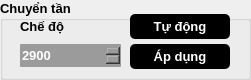
        <widget class="QGroupBox" name="groupBox_6">
         <property name="geometry">
          <rect>
           <x>0</x>
           <y>175</y>
           <width>251</width>
           <height>80</height>
          </rect>
         </property>
         <property name="minimumSize">
          <size>
           <width>0</width>
           <height>80</height>
          </size>
         </property>
         <property name="maximumSize">
          <size>
           <width>16777215</width>
           <height>80</height>
          </size>
         </property>
         <property name="font">
          <font>
           <pointsize>10</pointsize>
           <bold>true</bold>
          </font>
         </property>
         <property name="title">
          <string>Chuyển tần</string>
         </property>
         <widget class="QPushButton" name="pushButton_19">
          <property name="geometry">
           <rect>
            <x>130</x>
            <y>44</y>
            <width>100</width>
            <height>25</height>
           </rect>
          </property>
          <property name="minimumSize">
           <size>
            <width>100</width>
            <height>0</height>
           </size>
          </property>
          <property name="maximumSize">
           <size>
            <width>110</width>
            <height>25</height>
           </size>
          </property>
          <property name="font">
           <font>
            <family>MS Shell Dlg 2</family>
            <pointsize>10</pointsize>
            <bold>true</bold>
           </font>
          </property>
          <property name="autoFillBackground">
           <bool>false</bool>
          </property>
          <property name="styleSheet">
           <string notr="true">color: rgb(255, 255, 255);
background-color: rgba(0, 0, 0);
border: none;
border-radius: 5px;</string>
          </property>
          <property name="text">
           <string>Áp dụng</string>
          </property>
          <property name="flat">
           <bool>false</bool>
          </property>
         </widget>
         <widget class="QPushButton" name="pushButton_18">
          <property name="geometry">
           <rect>
            <x>130</x>
            <y>14</y>
            <width>100</width>
            <height>25</height>
           </rect>
          </property>
          <property name="minimumSize">
           <size>
            <width>100</width>
            <height>0</height>
           </size>
          </property>
          <property name="maximumSize">
           <size>
            <width>110</width>
            <height>25</height>
           </size>
          </property>
          <property name="font">
           <font>
            <family>MS Shell Dlg 2</family>
            <pointsize>10</pointsize>
            <bold>true</bold>
           </font>
          </property>
          <property name="autoFillBackground">
           <bool>false</bool>
          </property>
          <property name="styleSheet">
           <string notr="true">color: rgb(255, 255, 255);
background-color: rgb(0, 0, 0);
border: none;
border-radius: 5px;</string>
          </property>
          <property name="text">
           <string>Tự động</string>
          </property>
          <property name="flat">
           <bool>false</bool>
          </property>
         </widget>
         <widget class="QLabel" name="label_12">
          <property name="geometry">
           <rect>
            <x>20</x>
            <y>14</y>
            <width>101</width>
            <height>25</height>
           </rect>
          </property>
          <property name="font">
           <font>
            <pointsize>10</pointsize>
            <bold>true</bold>
           </font>
          </property>
          <property name="text">
           <string>Chế độ</string>
          </property>
         </widget>
         <widget class="QSpinBox" name="spinBox">
          <property name="geometry">
           <rect>
            <x>20</x>
            <y>44</y>
            <width>101</width>
            <height>23</height>
           </rect>
          </property>
          <property name="font">
           <font>
            <pointsize>10</pointsize>
            <bold>true</bold>
           </font>
          </property>
          <property name="styleSheet">
           <string notr="true">color: rgb(255, 255, 255);
background-color: rgba(155,155, 155);
border: none;
border-radius: 1px;
font-size: 10;
font-weight: bold;</string>
          </property>
          <property name="maximum">
           <number>99999</number>
          </property>
          <property name="value">
           <number>2900</number>
          </property>
         </widget>
        </widget>
